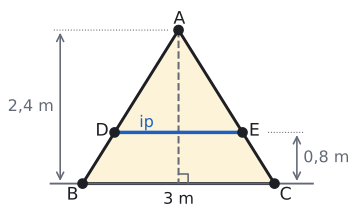

Reproduce this figure in Python.
import sys; sys.path.insert(0, "tools")
from cizim import *

def uz(P, Q): return round(float(np.linalg.norm(np.asarray(P) - np.asarray(Q))), 3)
def yon(d): return np.array([np.cos(np.radians(d)), np.sin(np.radians(d))])
def kenar(ax, P, Q, metin, G, d=0.45, renk=YAZI, fs=13):
    """[PQ] kenarının ortasına, G noktasından uzak tarafa etiket."""
    P, Q = np.asarray(P, float), np.asarray(Q, float); M = (P + Q) / 2
    u = (Q - P) / np.linalg.norm(Q - P); v = np.array([-u[1], u[0]])
    if np.dot(v, M - np.asarray(G)) < 0: v = -v
    ax.text(*(M + d * v), metin, ha="center", va="center", color=renk, fontsize=fs)
def centik(ax, P, Q, n=1, renk=SOLUK, L=0.18, ara=0.12):
    P, Q = np.asarray(P, float), np.asarray(Q, float)
    u = (Q - P) / np.linalg.norm(Q - P); v = np.array([-u[1], u[0]]); M = (P + Q) / 2
    for k in range(n):
        c = M + (k - (n - 1) / 2) * ara * u
        ax.plot(*zip(c - L * v, c + L * v), color=renk, lw=1.6)
# Soru 12: çadır ön yüzü, ikizkenar üçgen; taban 3 m, yükseklik 2,4 m; ip yerden 0,8 m'de, tabana paralel -> ip 2 m.
B = np.array([0.0, 0.0]); C = np.array([3.0, 0.0]); A = np.array([1.5, 2.4]); H = np.array([1.5, 0.0])
t = (2.4 - 0.8) / 2.4; D = A + t * (B - A); E = A + t * (C - A)
print("D", D, "E", E, "DE", uz(D, E))
fig, ax = sekil(4.6, 4.0)
ax.set_aspect("equal"); ax.axis("off")
ax.plot([-0.5, 3.6], [0, 0], color=SOLUK, lw=1.4)
ax.add_patch(patches.Polygon([A, B, C], closed=True, facecolor=SARI_ACIK, edgecolor=YAZI, lw=2.2))
ax.plot(*zip(A, H), color=SOLUK, lw=1.5, ls="--")
ax.plot(*zip(H + [0, 0.15], H + [0.15, 0.15], H + [0.15, 0]), color=SOLUK, lw=1.2)
ax.plot(*zip(D, E), color=MAVI, lw=2.6)
nokta(ax, *A, "A", dx=-0.08, dy=0.1); nokta(ax, *B, "B", dx=-0.25, dy=-0.25); nokta(ax, *C, "C", dx=0.08, dy=-0.25)
nokta(ax, *D, "D", dx=-0.3, dy=-0.05); nokta(ax, *E, "E", dx=0.1, dy=-0.05)
ax.annotate("", xy=(-0.35, 2.4), xytext=(-0.35, 0), arrowprops=dict(arrowstyle="<->", color=SOLUK, lw=1.2))
ax.plot([-0.45, 1.35], [2.4, 2.4], color=SOLUK, lw=0.8, ls=":")
ax.text(-0.45, 1.2, "2,4 m", ha="right", va="center", fontsize=12, color=SOLUK)
ax.annotate("", xy=(3.35, 0.8), xytext=(3.35, 0), arrowprops=dict(arrowstyle="<->", color=SOLUK, lw=1.2))
ax.plot([E[0] + 0.4, 3.45], [0.8, 0.8], color=SOLUK, lw=0.8, ls=":")
ax.text(3.45, 0.4, "0,8 m", ha="left", va="center", fontsize=12, color=SOLUK)
ax.text(1.5, -0.25, "3 m", ha="center", va="center", fontsize=12)
ax.text(1.0, 0.95, "ip", ha="center", va="center", fontsize=12, color=MAVI)
ax.set_xlim(-1.15, 4.2); ax.set_ylim(-0.45, 2.75)
kaydet(fig, __file__)
